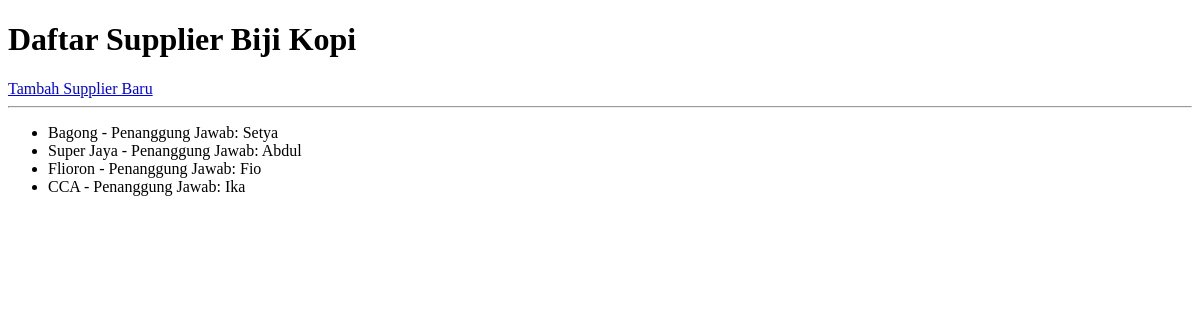
Before: /supplier/ with the older database file.
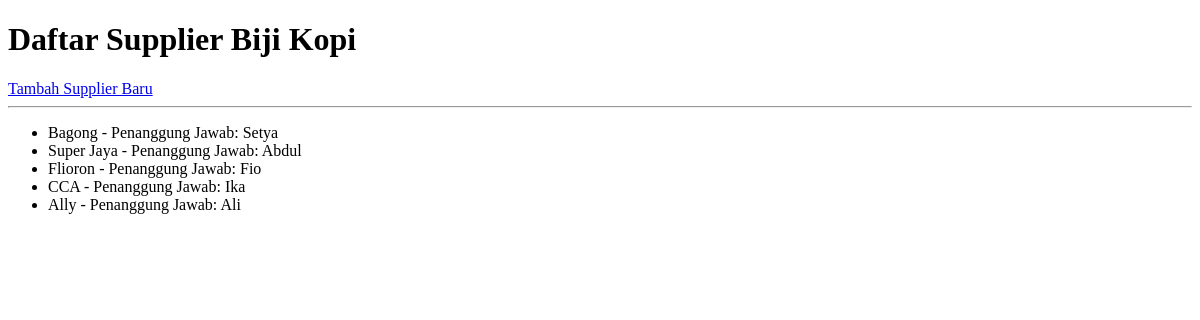
After: the same page with the newer database file.
### supplier/models.py (models this page shows, shortened)
class Supplier(models.Model):
    nama_perusahaan = models.CharField(max_length=100, verbose_name="Nama Perusahaan")
    nama_penanggung_jawab = models.CharField(max_length=100, verbose_name="Nama Penanggung Jawab")
    jenis_biji = models.CharField(max_length=100, verbose_name="Jenis Biji Kopi")  # Arabica, Robusta, Blend
    asal_biji = models.CharField(max_length=100, verbose_name="Asal Biji Kopi")   # Gayo, Toraja, Bali Kintamani
    alamat = models.TextField(verbose_name="Alamat Supplier")
    kontak = models.CharField(max_length=20, verbose_name="Nomor Kontak")
    tanggal_registrasi = models.DateField(auto_now_add=True, verbose_name="Tanggal Mulai Kerjasama")

### supplier/views.py (the view)
# urls.py: path('', SupplierListView.as_view(), name='supplier-list'),
class SupplierListView(ListView):
    model = Supplier

### supplier/templates/supplier/supplier_list.html (shortened to what this page needs)
<!DOCTYPE html>
<html>
<head>
</head>
<body>
    <h1>Daftar Supplier Biji Kopi</h1>
    <a href="{% url 'supplier-tambah' %}">Tambah Supplier Baru</a>
    <hr>
    <ul>
        {% for supplier in object_list %}
            <li> {{ supplier.nama_perusahaan }} - Penanggung Jawab: {{ supplier.nama_penanggung_jawab }} </li>
        {% empty %}
            <li>Belum ada data supplier yang terdaftar.</li>
        {% endfor %}
    </ul>
</body>
</html>

Changed rows visible on the page:
added Supplier: nama_perusahaan "Ally", nama_penanggung_jawab "Ali"
